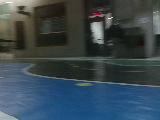
#> input picture debugging/nightimages/imageleft1.jpg, 160 x 120 px
$ python threshhold_checker.py
#> lines starting #> are read from the running program, lines starting #| are printed output that depends on the picture; after the words box and inside, x2 and y2 are one past the last pixel; in counts of white or black regions, pixels touching at a corner belong together
import cv2

def doNothing(x):
    pass

def main():
    cv2.namedWindow('Track Bars', cv2.WINDOW_NORMAL)
    #creating track bars for gathering threshold values of red green and blue
    cv2.createTrackbar('min_blue', 'Track Bars', 0, 255, doNothing)
#> slider 'min_blue' is set to 51
    cv2.createTrackbar('min_green', 'Track Bars', 0, 255, doNothing)
#> slider 'min_green' is set to 51
    cv2.createTrackbar('min_red', 'Track Bars', 0, 255, doNothing)
#> slider 'min_red' is set to 51

    cv2.createTrackbar('max_blue', 'Track Bars', 0, 255, doNothing)
#> slider 'max_blue' is set to 255
    cv2.createTrackbar('max_green', 'Track Bars', 0, 255, doNothing)
#> slider 'max_green' is set to 255
    cv2.createTrackbar('max_red', 'Track Bars', 0, 255, doNothing)
#> slider 'max_red' is set to 255

    image_path = 'nightimages/imageleft1.jpg'
    # reading the image
    object_image = cv2.imread(image_path)
#> object_image is the input picture: shape (120, 160, 3); mean B, G, R 79.6, 71.7, 57.3

    #resizing the image for viewing purposes
    resized_image = cv2.resize(object_image,(300, 200))
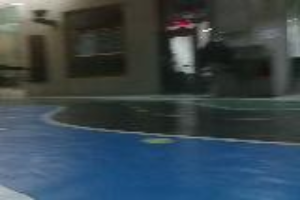
#> resized_image: shape (200, 300, 3); mean B, G, R 79.5, 71.6, 57.2
    #converting into HSV color model
    hsv_image = cv2.cvtColor(resized_image, cv2.COLOR_BGR2HSV)
#> hsv_image: shape (200, 300, 3); mean H, S, V 71.2, 82.9, 85.2

    #showing both resized and hsv image in named windows
    cv2.imshow('Base Image', resized_image)
    cv2.imshow('HSV Image', hsv_image)

    #creating a loop to get the feedback of the changes in trackbars
    while True:
    #reading the trackbar values for thresholds
        min_blue = cv2.getTrackbarPos('min_blue', 'Track Bars')
        min_green = cv2.getTrackbarPos('min_green', 'Track Bars')
        min_red = cv2.getTrackbarPos('min_red', 'Track Bars')

        max_blue = cv2.getTrackbarPos('max_blue', 'Track Bars')
        max_green = cv2.getTrackbarPos('max_green', 'Track Bars')
        max_red = cv2.getTrackbarPos('max_red', 'Track Bars')

        #using inrange function to turn on the image pixels where object threshold is matched
        mask = cv2.inRange(hsv_image, (min_blue, min_green, min_red), (max_blue, max_green, max_red))
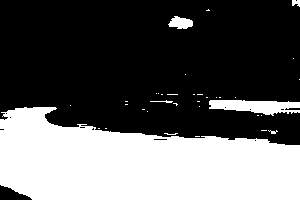
#> mask: shape (200, 300); 36.4% white; 35 white regions (29 under 20 px), largest, box (x1, y1, x2, y2) and area: (0, 107, 300, 200) 20452, (209, 100, 300, 116) 954, (168, 16, 193, 29) 223, (292, 0, 300, 7) 42, (150, 100, 173, 103) 30, (268, 130, 278, 134) 20
        #showing the mask image
        cv2.imshow('Mask Image', mask)
        # checking if q key is pressed to break out of loop
        key = cv2.waitKey(25)
#> (key q is pressed here)
        if key == ord('q'):
            break

    #printing the threshold values for usage in detection application
    print(f'min_blue {min_blue}  min_green {min_green} min_red {min_red}')
    print(f'max_blue {max_blue}  max_green {max_green} max_red {max_red}')
    #destroying all windows
    cv2.destroyAllWindows()

if __name__ == "__main__":
    main()

$ run again, with debugging/nightimages/imageright1.jpg copied over debugging/nightimages/imageleft1.jpg
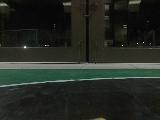
#> input picture debugging/nightimages/imageright1.jpg, 160 x 120 px
#> in main, object_image is the input picture: shape (120, 160, 3); mean B, G, R 34.4, 41, 36.5
#> in main, `resized_image = cv2.resize(object_image,(300, 200))`:
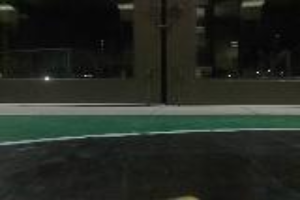
#> resized_image: shape (200, 300, 3); mean B, G, R 34.3, 40.9, 36.4
#> hsv_image: shape (200, 300, 3); mean H, S, V 39.1, 50.3, 41.2
#> in main, `mask = cv2.inRange(hsv_image, (min_blue, min_green, min_red), (max_blu..`:
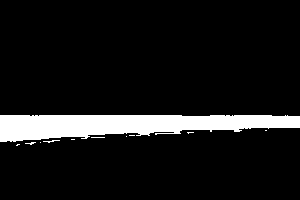
#> mask: shape (200, 300); 9.3% white; 11 white regions (9 under 20 px), largest, box (x1, y1, x2, y2) and area: (0, 115, 300, 142) 5526, (43, 140, 60, 143) 21

$ run again, with debugging/nightimages/imagestraight1.jpg copied over debugging/nightimages/imageleft1.jpg
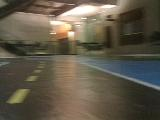
#> input picture debugging/nightimages/imagestraight1.jpg, 160 x 120 px
#> in main, object_image is the input picture: shape (120, 160, 3); mean B, G, R 72.8, 88.5, 96.1
#> in main, `resized_image = cv2.resize(object_image,(300, 200))`:
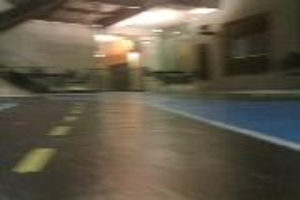
#> resized_image: shape (200, 300, 3); mean B, G, R 72.7, 88.4, 96
#> hsv_image: shape (200, 300, 3); mean H, S, V 27.1, 74.9, 98.3
#> in main, `mask = cv2.inRange(hsv_image, (min_blue, min_green, min_red), (max_blu..`:
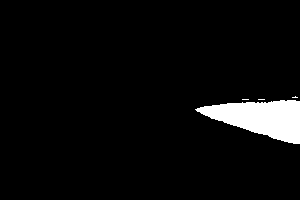
#> mask: shape (200, 300); 4.7% white; 4 white regions (3 under 20 px), largest, box (x1, y1, x2, y2) and area: (195, 100, 300, 144) 2789

$ run again, with debugging/nightimages/imagestraight2.jpg copied over debugging/nightimages/imageleft1.jpg
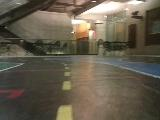
#> input picture debugging/nightimages/imagestraight2.jpg, 160 x 120 px
#> in main, object_image is the input picture: shape (120, 160, 3); mean B, G, R 76.7, 92.6, 100.7
#> in main, `resized_image = cv2.resize(object_image,(300, 200))`:
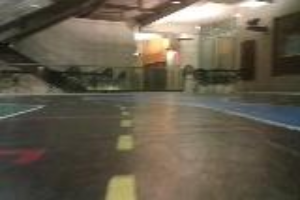
#> resized_image: shape (200, 300, 3); mean B, G, R 76.6, 92.6, 100.6
#> hsv_image: shape (200, 300, 3); mean H, S, V 25.4, 65.9, 101.4
#> in main, `mask = cv2.inRange(hsv_image, (min_blue, min_green, min_red), (max_blu..`:
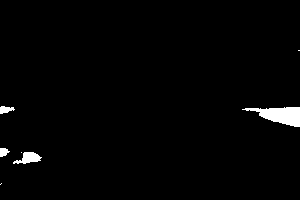
#> mask: shape (200, 300); 1.7% white; 7 white regions (3 under 20 px), largest, box (x1, y1, x2, y2) and area: (242, 107, 300, 127) 648, (13, 152, 42, 164) 198, (0, 106, 15, 114) 79, (0, 148, 10, 157) 64
